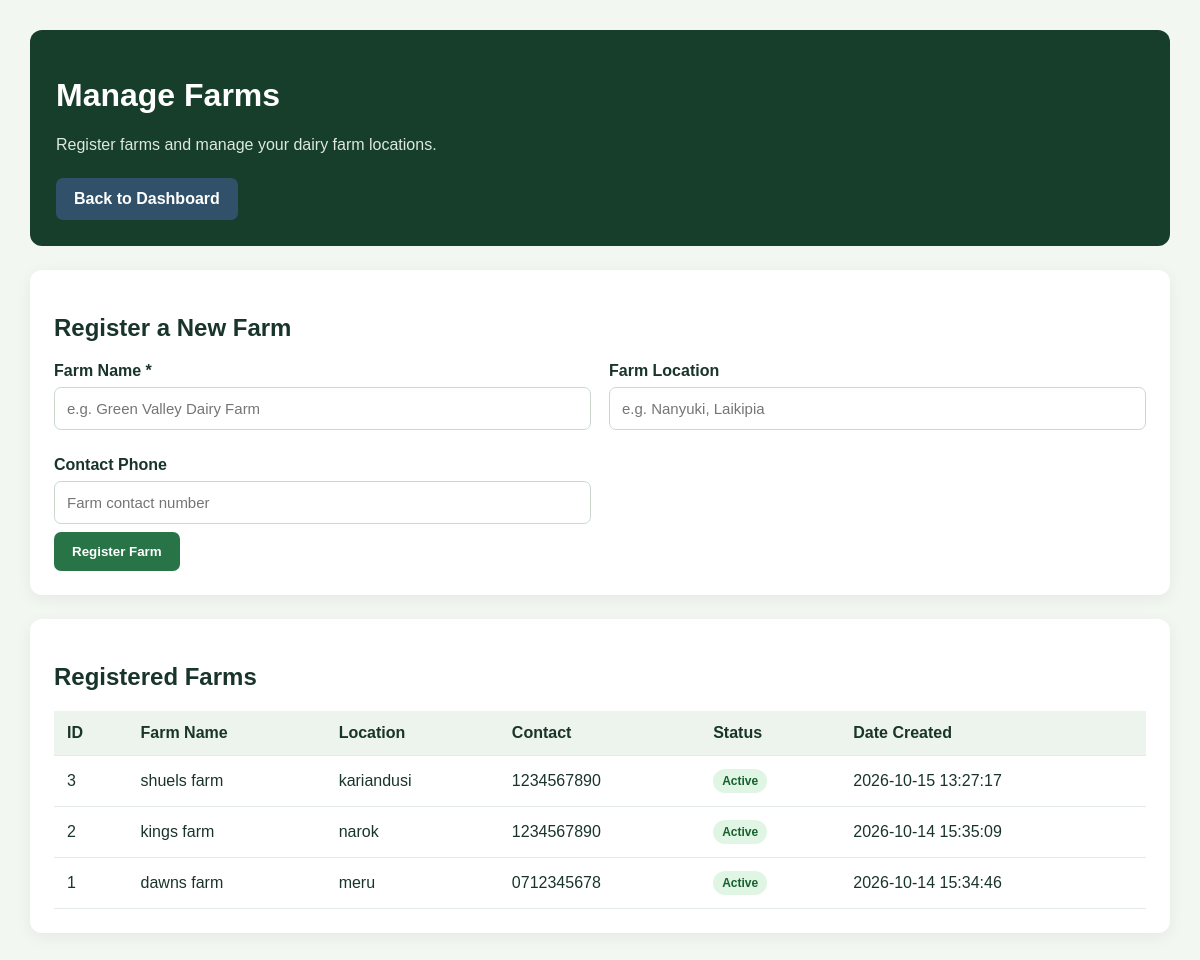
The app's page /farms.php (signed in) with its own data.
### tables this page shows
CREATE TABLE `farms` (
  `farm_id` int(11) NOT NULL,
  `farm_name` varchar(150) NOT NULL,
  `location` varchar(255) DEFAULT NULL,
  `contact_phone` varchar(30) DEFAULT NULL,
  `created_at` timestamp NOT NULL DEFAULT current_timestamp(),
  `status` enum('active','inactive') DEFAULT 'active'
);

### includes/auth.php (called while the page is built, shortened)
<?php
function e(?string $value): string
{
    return htmlspecialchars($value ?? '', ENT_QUOTES, 'UTF-8');
}

### farms.php (the view, shortened to what this page needs)
<?php
require_once __DIR__ . '/includes/auth.php';
$error = '';
try {
    $stmt = $pdo->query(
        'SELECT farm_id, farm_name, location, contact_phone,
                status, created_at
         FROM farms
         ORDER BY farm_id DESC'
    );
    $farms = $stmt->fetchAll(PDO::FETCH_ASSOC);
} catch (PDOException $exception) {
    error_log('Farm listing error: ' . $exception->getMessage());
    $farms = [];
    $error = $error ?: 'Could not load farms from the database.';
}
?>
<!DOCTYPE html>
<html lang="en">
<head>
</head>
<body>
    <div class="container">
        <header class="header">
            <h1>Manage Farms</h1>
            <p>Register farms and manage your dairy farm locations.</p>
            <a class="back" href="super_admin.php">
                Back to Dashboard
            </a>
        </header>
        <section class="panel">
            <h2>Register a New Farm</h2>
            <form method="POST" action="farms.php">
                <div class="form-grid">
                    <div class="field">
                        <label for="farm_name">Farm Name *</label>
                        <input
                            type="text"
                            id="farm_name"
                            name="farm_name"
                            maxlength="150"
                            placeholder="e.g. Green Valley Dairy Farm"
                            required>
                    </div>
                    <div class="field">
                        <label for="location">Farm Location</label>
                        <input
                            type="text"
                            id="location"
                            name="location"
                            maxlength="255"
                            placeholder="e.g. Nanyuki, Laikipia">
                    </div>
                    <div class="field">
                        <label for="contact_phone">Contact Phone</label>
                        <input
                            type="tel"
                            id="contact_phone"
                            name="contact_phone"
                            maxlength="30"
                            placeholder="Farm contact number">
                    </div>
                </div>
                <button type="submit">Register Farm</button>
            </form>
        </section>
        <section class="panel">
            <h2>Registered Farms</h2>
            <div class="table-wrap">
                <table>
                    <thead>
                        <tr>
                            <th>ID</th>
                            <th>Farm Name</th>
                            <th>Location</th>
                            <th>Contact</th>
                            <th>Status</th>
                            <th>Date Created</th>
                        </tr>
                    </thead>
                    <tbody>
                        <?php if (empty($farms)): ?>
                            <tr>
                                <td colspan="6">
                                    No farms registered yet. Add your first farm above.
                                </td>
                            </tr>
                        <?php else: ?>
                            <?php foreach ($farms as $farm): ?>
                                <tr>
                                    <td><?= e((string)$farm['farm_id']) ?></td>
                                    <td><?= e($farm['farm_name']) ?></td>
                                    <td><?= e($farm['location'] ?? 'Not provided') ?></td>
                                    <td><?= e($farm['contact_phone'] ?? 'Not provided') ?></td>
                                    <td>
                                        <span class="status">
                                            <?= e(ucfirst($farm['status'] ?? 'Unknown')) ?>
                                        </span>
                                    </td>
                                    <td><?= e($farm['created_at'] ?? '') ?></td>
                                </tr>
                            <?php endforeach; ?>
                        <?php endif; ?>
                    </tbody>
                </table>
            </div>
        </section>
    </div>
</body>
</html>

### farms.php (style rules this page uses)
* { box-sizing: border-box; }
body { margin: 0; padding: 30px; font-family: Arial, sans-serif; background: #f3f7f2; color: #19342a; }
.container { max-width: 1150px; margin: auto; }
.header { background: #173d2b; color: white; padding: 26px; border-radius: 12px; margin-bottom: 24px; }
.header p { color: #dce9df; }
.panel { background: white; padding: 24px; border-radius: 12px; margin-bottom: 24px; box-shadow: 0 4px 16px rgba(0, 0, 0, 0.06); }
.form-grid { display: grid; grid-template-columns: repeat(2, minmax(0, 1fr)); gap: 18px; }
.field { margin-bottom: 8px; }
label { display: block; margin-bottom: 7px; font-weight: bold; }
input { width: 100%; padding: 12px; border: 1px solid #ccd8ce; border-radius: 7px; font-size: 15px; }
button, .back { display: inline-block; border: none; border-radius: 7px; padding: 12px 18px; color: white; background: #287447; font-weight: bold; text-decoration: none; cursor: pointer; }
.back { background: #31516b; margin-top: 8px; }
.table-wrap { overflow-x: auto; }
table { width: 100%; border-collapse: collapse; }
th, td { text-align: left; padding: 13px; border-bottom: 1px solid #e4ebe5; }
th { background: #edf4ed; }
.status { display: inline-block; padding: 5px 9px; border-radius: 20px; background: #e1f5e5; color: #17612d; font-size: 12px; font-weight: bold; }

### records on screen
farms: farm_id "3", farm_name "shuels farm", location "kariandusi", contact_phone "1234567890", status "Active", created_at "2026-10-15 13:27:17"
farms: farm_id "2", farm_name "kings farm", location "narok", contact_phone "1234567890", status "Active", created_at "2026-10-14 15:35:09"
farms: farm_id "1", farm_name "dawns farm", location "meru", contact_phone "0712345678", status "Active", created_at "2026-10-14 15:34:46"
